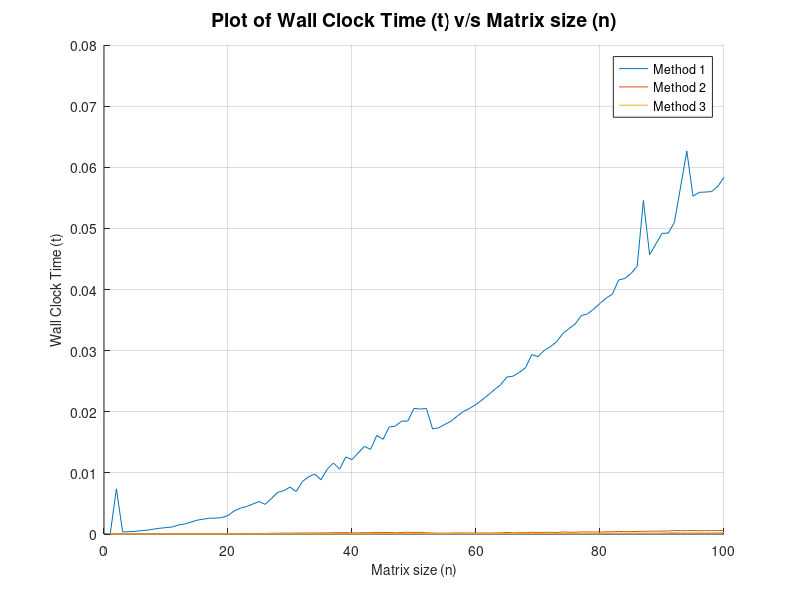

Reproduce this figure in MATLAB.
clc
clear all
format longG

time_1 = zeros(100, 1);
time_2 = zeros(100, 1);
time_3 = zeros(100, 1);

for n = 2 : 100 % A matrix has order >= 1

  tic();
  A = randi([-999, 999], n, n);


  while det(A) == 0
    A = randi([-999, 999], n, n);
  endwhile

  b = randi([-999, 999], n, 1);


  for j = 1 : (n - 1)
    for i = n : -1 : (j + 1)
      mul = A(i, j) / A(j, j);
      A(i, : ) = A(i, : ) - mul * A(j, : );
      b(i) = b(i) - mul * b(j);
    endfor
  endfor

  X = zeros(n, 1);

  X(n) = b(n) / A(n, n);
  for i = (n - 1) : -1 : 1
    sum = 0;
    for j = n : -1 : (i + 1)
      sum = sum + A(i, j) * X(j);
    endfor
    X(i) = (b(i) - sum) / A(i, i);
  endfor
  time_1(n) = toc();

  tic();
  Y = inv(A) * b;
  time_2(n) = toc();

  tic();
  Z = A \ b;
  time_3(n) = toc();

endfor

x = [1 : 100];
hold
plot(x, time_1)
plot(x, time_2)
plot(x, time_3)
xlabel('Matrix size (n)', 'fontsize', 10)
ylabel('Wall Clock Time (t)', 'fontsize', 10)
title('Plot of Wall Clock Time (t) v/s Matrix size (n)', 'fontsize', 14)
legend('Method 1', 'Method 2', 'Method 3')
grid()
